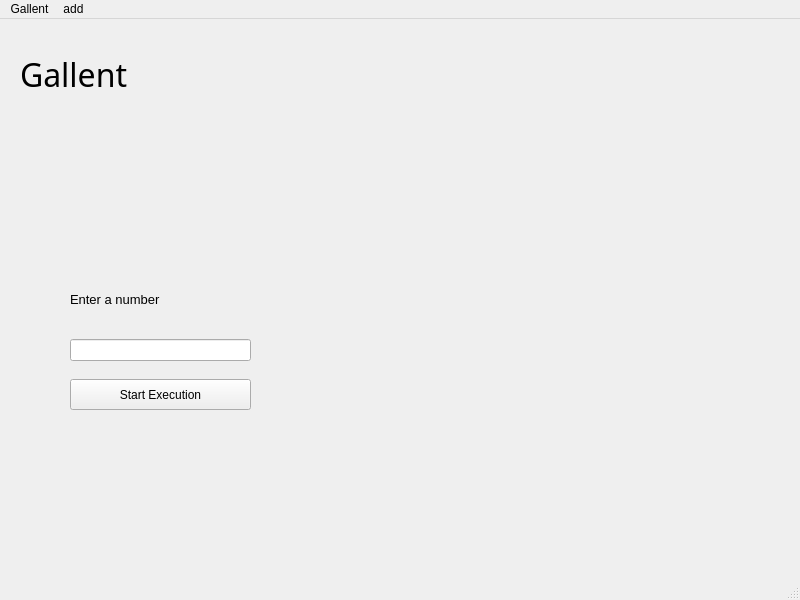
<?xml version="1.0" encoding="UTF-8"?>
<ui version="4.0">
 <class>MainWindow</class>
 <widget class="QMainWindow" name="MainWindow">
  <property name="geometry">
   <rect>
    <x>0</x>
    <y>0</y>
    <width>800</width>
    <height>600</height>
   </rect>
  </property>
  <property name="windowTitle">
   <string>MainWindow</string>
  </property>
  <widget class="QWidget" name="centralwidget">
   <widget class="QPushButton" name="pushButton">
    <property name="geometry">
     <rect>
      <x>70</x>
      <y>360</y>
      <width>181</width>
      <height>31</height>
     </rect>
    </property>
    <property name="text">
     <string>Start Execution</string>
    </property>
   </widget>
   <widget class="QLabel" name="label">
    <property name="geometry">
     <rect>
      <x>20</x>
      <y>30</y>
      <width>131</width>
      <height>51</height>
     </rect>
    </property>
    <property name="font">
     <font>
      <family>Old English Text MT</family>
      <pointsize>24</pointsize>
     </font>
    </property>
    <property name="text">
     <string>Gallent</string>
    </property>
   </widget>
   <widget class="QLabel" name="label_2">
    <property name="geometry">
     <rect>
      <x>70</x>
      <y>220</y>
      <width>101</width>
      <height>16</height>
     </rect>
    </property>
    <property name="text">
     <string/>
    </property>
   </widget>
   <widget class="QLineEdit" name="lineEdit">
    <property name="geometry">
     <rect>
      <x>70</x>
      <y>320</y>
      <width>181</width>
      <height>22</height>
     </rect>
    </property>
   </widget>
   <widget class="QLabel" name="label_3">
    <property name="geometry">
     <rect>
      <x>70</x>
      <y>270</y>
      <width>171</width>
      <height>20</height>
     </rect>
    </property>
    <property name="font">
     <font>
      <family>Arial</family>
      <pointsize>10</pointsize>
     </font>
    </property>
    <property name="text">
     <string>Enter a number</string>
    </property>
   </widget>
   <widget class="QLabel" name="label_4">
    <property name="geometry">
     <rect>
      <x>490</x>
      <y>140</y>
      <width>161</width>
      <height>111</height>
     </rect>
    </property>
    <property name="text">
     <string/>
    </property>
   </widget>
  </widget>
  <widget class="QMenuBar" name="menubar">
   <property name="geometry">
    <rect>
     <x>0</x>
     <y>0</y>
     <width>800</width>
     <height>26</height>
    </rect>
   </property>
   <widget class="QMenu" name="menuGallent">
    <property name="title">
     <string>Gallent</string>
    </property>
   </widget>
   <widget class="QMenu" name="menuadd">
    <property name="title">
     <string>add</string>
    </property>
    <addaction name="newuser"/>
   </widget>
   <addaction name="menuGallent"/>
   <addaction name="menuadd"/>
  </widget>
  <widget class="QStatusBar" name="statusbar"/>
  <action name="actionNew_User">
   <property name="text">
    <string>New User</string>
   </property>
  </action>
  <action name="newuser">
   <property name="text">
    <string>new user</string>
   </property>
  </action>
 </widget>
 <resources/>
 <connections/>
</ui>
